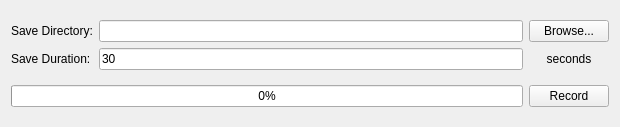
<?xml version="1.0" encoding="UTF-8"?>
<ui version="4.0">
 <class>Form</class>
 <widget class="QWidget" name="Form">
  <property name="geometry">
   <rect>
    <x>0</x>
    <y>0</y>
    <width>620</width>
    <height>127</height>
   </rect>
  </property>
  <property name="windowTitle">
   <string>Form</string>
  </property>
  <layout class="QVBoxLayout" name="verticalLayout">
   <item>
    <layout class="QGridLayout" name="gridLayout">
     <item row="0" column="0">
      <widget class="QLabel" name="label_2">
       <property name="font">
        <font>
         <pointsize>9</pointsize>
        </font>
       </property>
       <property name="text">
        <string>Save Directory:</string>
       </property>
      </widget>
     </item>
     <item row="0" column="2">
      <widget class="QPushButton" name="browseButton">
       <property name="font">
        <font>
         <pointsize>9</pointsize>
        </font>
       </property>
       <property name="text">
        <string>Browse...</string>
       </property>
      </widget>
     </item>
     <item row="0" column="1">
      <widget class="QLineEdit" name="savePathEdit">
       <property name="font">
        <font>
         <pointsize>9</pointsize>
        </font>
       </property>
       <property name="frame">
        <bool>true</bool>
       </property>
       <property name="clearButtonEnabled">
        <bool>true</bool>
       </property>
      </widget>
     </item>
     <item row="1" column="0">
      <widget class="QLabel" name="label">
       <property name="font">
        <font>
         <pointsize>9</pointsize>
        </font>
       </property>
       <property name="text">
        <string>Save Duration:</string>
       </property>
      </widget>
     </item>
     <item row="1" column="1">
      <widget class="QLineEdit" name="saveDurationEdit">
       <property name="font">
        <font>
         <pointsize>9</pointsize>
        </font>
       </property>
       <property name="text">
        <string>30</string>
       </property>
       <property name="frame">
        <bool>true</bool>
       </property>
       <property name="dragEnabled">
        <bool>false</bool>
       </property>
       <property name="clearButtonEnabled">
        <bool>false</bool>
       </property>
      </widget>
     </item>
     <item row="1" column="2">
      <widget class="QLabel" name="label_3">
       <property name="font">
        <font>
         <pointsize>9</pointsize>
        </font>
       </property>
       <property name="text">
        <string>seconds</string>
       </property>
       <property name="alignment">
        <set>Qt::AlignCenter</set>
       </property>
      </widget>
     </item>
    </layout>
   </item>
   <item>
    <layout class="QHBoxLayout" name="horizontalLayout_2">
     <item>
      <widget class="QProgressBar" name="progressBar">
       <property name="font">
        <font>
         <pointsize>9</pointsize>
        </font>
       </property>
       <property name="value">
        <number>0</number>
       </property>
       <property name="alignment">
        <set>Qt::AlignCenter</set>
       </property>
      </widget>
     </item>
     <item>
      <widget class="QPushButton" name="recordButton">
       <property name="font">
        <font>
         <pointsize>9</pointsize>
         <weight>50</weight>
         <bold>false</bold>
        </font>
       </property>
       <property name="text">
        <string>Record</string>
       </property>
      </widget>
     </item>
    </layout>
   </item>
  </layout>
 </widget>
 <resources/>
 <connections/>
</ui>
